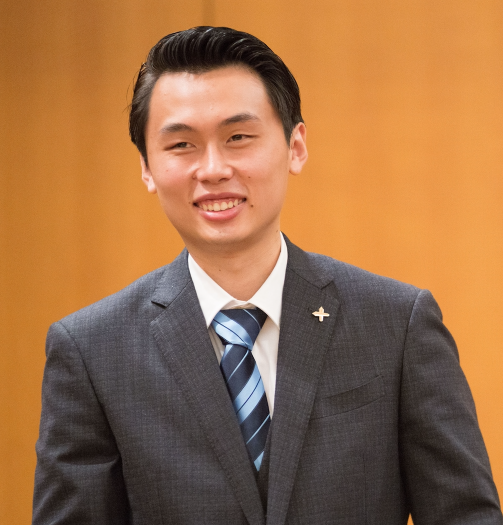
#> input picture cvk.png, 1006 x 1050 px (shown at 1/2 size)
$ python face-detect.py
#> lines starting #> are read from the running program, lines starting #| are printed output that depends on the picture; after the words box and inside, x2 and y2 are one past the last pixel; in counts of white or black regions, pixels touching at a corner belong together
import cv2

face_cascade = cv2.CascadeClassifier('haarcascade_frontalface_default.xml')

eye_cascade = cv2.CascadeClassifier('haarcascade_eye.xml')

img = cv2.imread('cvk.png')
#> img is the input picture: shape (1050, 1006, 3); mean B, G, R 71.7, 110.2, 156
img = cv2.resize(img,(0,0), fx=0.5,fy=0.5)
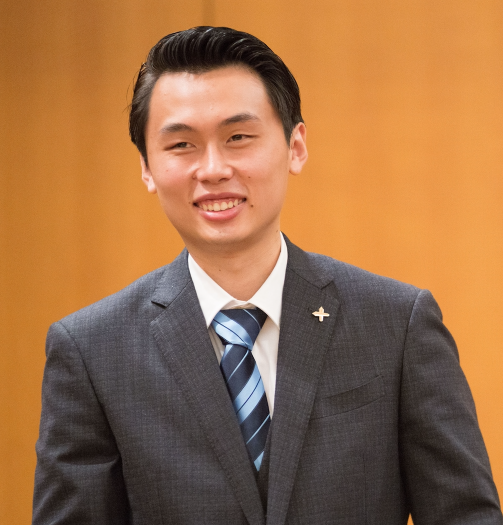
#> img: shape (525, 503, 3); mean B, G, R 71.9, 110.3, 156.1
gray = cv2.cvtColor(img, cv2.COLOR_BGR2GRAY)
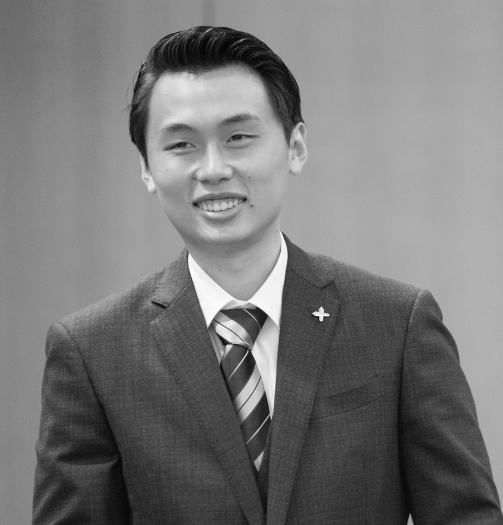
#> gray: shape (525, 503); min 4, max 252, mean 119.6

faces = face_cascade.detectMultiScale(gray,1.1,6)
#> faces = [[122, 70, 181, 181]]
for face in faces:
	x,y,w,h = face
	#print face
	cv2.rectangle(img,(x,y),(x+w,y+h),(0,255,0),2)

	color_face = img[y:y+h,x:x+w]
	gray_face = gray[y:y+h,x:x+w]

	eyes = eye_cascade.detectMultiScale(gray_face,1.1,6)

	for eye in eyes:
		x,y,w,h = eye
		#print eye
		cv2.rectangle(color_face,(x,y),(x+w,y+h),(255,0,0),2)
#> this loop made 1 pass
#> eyes on pass 1: [[90, 44, 46, 46], [38, 52, 43, 43], [69, 104, 54, 54]]
#> pass 1, `color_face = img[y:y+h,x:x+w]`:
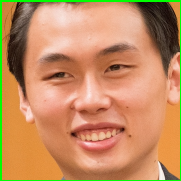
#> color_face: shape (181, 181, 3); mean B, G, R 97.2, 141.4, 195.6
#> pass 1, `gray_face = gray[y:y+h,x:x+w]`:
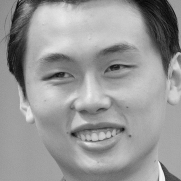
#> gray_face: shape (181, 181); min 6, max 245, mean 152
#> after the loop:
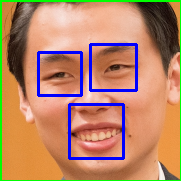
#> color_face: shape (181, 181, 3); 5.2% of pixels changed, all inside (x1, y1, x2, y2) = (37, 43, 138, 160)
#> after the loop:
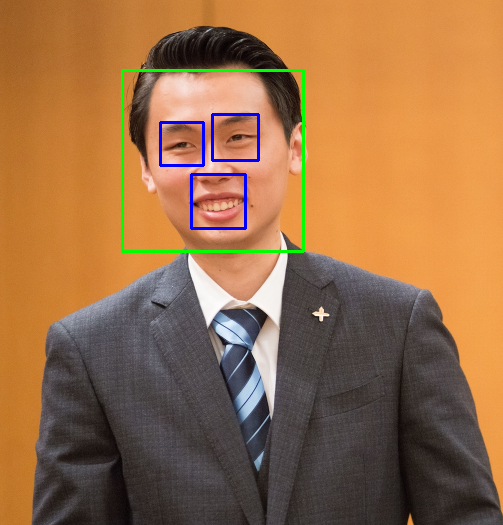
#> img: shape (525, 503, 3); 1.47% of pixels changed, all inside (x1, y1, x2, y2) = (121, 69, 305, 253)

	#cv2.imshow('face1',color_face)

cv2.imshow('face',img)
cv2.waitKey(0)
cv2.destroyAllWindows()
